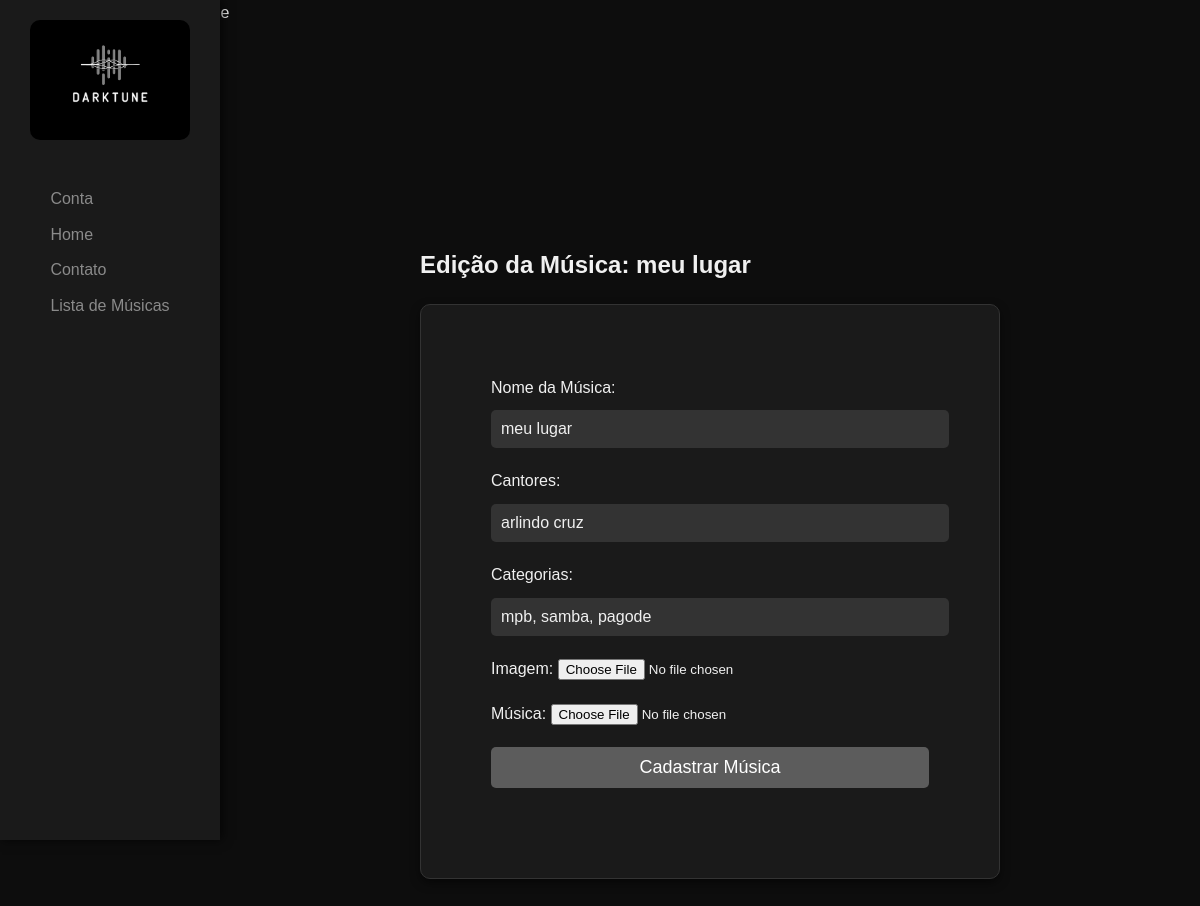
The app's page /formularios/editar/musica/2, older data.
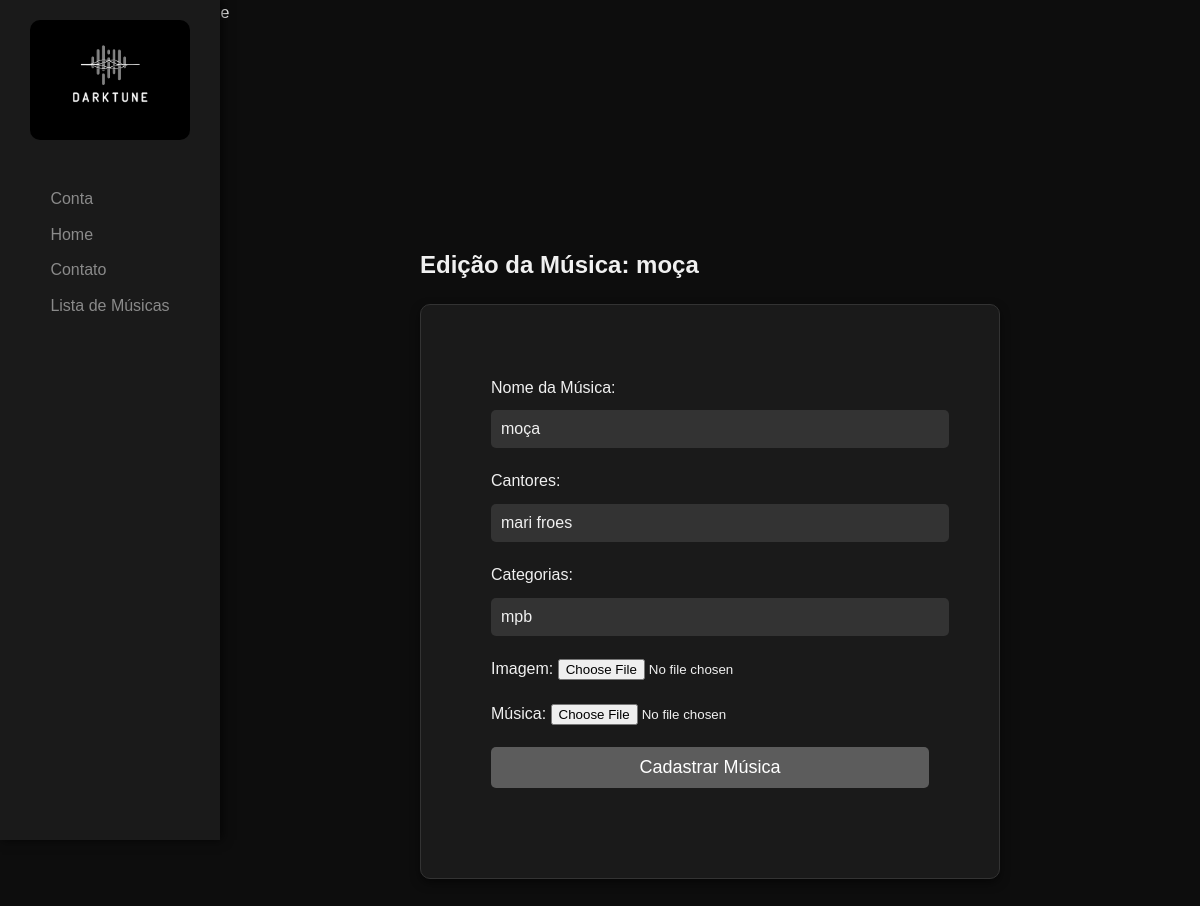
The same page, newer data.
### app/models/MusicasModel.py (models this page shows, shortened)
class MusicasModel(Base):
    __tablename__ = "musicas"
    id_musica = Column(Integer, primary_key=True)
    nome_musica = Column(String(150), nullable=False)
    url_imagem = Column(String(255), nullable=False)
    url_audio = Column(String(255), nullable=False)
    fk_id_usuario = Column(Integer, ForeignKey("usuarios.id_usuario"), nullable=False)
    usuario = relationship("UsuariosModel", back_populates="musicas")
    musicas_categorias = relationship("MusicasCategoriasModel", back_populates="musica", cascade="all, delete-orphan")
    curtida = relationship("CurtidasModel", cascade="all, delete-orphan")
    cantor_musica = relationship("CantoresMusicasModel", cascade="all, delete-orphan")
    def to_dict(self) -> Dict[str, int]:
        return {
            "id": self.id_musica,
            "nome": self.nome_musica,
            "url_imagem": self.url_imagem,
            "url_audio": self.url_audio,
            "id_usuario": self.fk_id_usuario,
        }

### app/routes/formulariosRoute.py (the view)
@formulario_bp.route("/editar/musica/<int:id>",  methods=["GET"])
def form_editar_musica(id):
    dados = MusicaController().buscar_dados_da_musica(id)
    return render_template("edicao_de_musica.html", musica=dados)

### app/templates/edicao_de_musica.html (shortened to what this page needs)
<!DOCTYPE html>
<html lang="pt-br">
<head>
  <titulo>Cadastro de Músicas - Darktune</titulo>
  <link rel="stylesheet" href="{{url_for('static', filename='css/cadastro_musica.css')}}">
  <link rel="stylesheet" href="{{url_for('static', filename='css/navbar.css')}}">
</head>
<body>
  <div class="sidebar">
    <div class="logo">
      <img src="{{url_for('static', filename='imagens/logo.png')}}" alt="Logo Darktune">
    </div>
    <nav>
      <ul>
        <li>
          <a href="{{url_for('paginas.musicas')}}"><a href="{{url_for('paginas.conta')}}" class="user-button">
          {% if session['nome'] %}
            {{session['nome']}}
          {% else %}
            Conta
          {% endif %}
        </a>
      </li>
        <li><a href="{{url_for('paginas.home')}}">Home</a></li>
        <li><a href="{{url_for('paginas.contato')}}">Contato</a></li>
        <li><a href="{{url_for('paginas.musicas')}}">Lista de Músicas</a></li>
      </ul>
    </nav>
  </div>
  <div class="main-content">
    <section id="music-upload">
      <h1>Edição da Música: {{musica['nome']}}</h1>
      <form action="{{url_for('musicas.editar_musica', id=musica['id'])}}" method="POST" enctype="multipart/form-data" class="music-upload-form">
        <div class="form-grupo">
          <label for="nome-musica">Nome da Música:</label>
          <input type="text" id="nome-musica" name="nome_musica" value="{{musica['nome']}}" required>
        </div>
        <div class="form-grupo">
          <label for="autor">Cantores:</label>
          <input type="text" id="cantor" name="cantor" value="{{musica['cantores'] | join(', ')}}" required>
        </div>
        <div class="form-grupo">
          <label for="genero">Categorias:</label>
          <input type="text" id="categoria" name="categoria" value="{{musica['categorias'] | join(', ')}}" required>
        </div>
        <div class="form-grupo">
          <label for="url-imagem">Imagem:</label>
          <input type="file" id="imagem" name="imagem" value="{{musica['url_imagem']}}" accept="image/*">
        </div>
        <div class="form-grupo">
          <label for="arquivo-musica">Música:</label>
          <input type="file" id="musica" name="musica" accept="audio/*">
        </div>
        <div class="form-grupo">
          <button type="submit" class="submit-button">Cadastrar Música</button>
        </div>
      </form>
    </section>
  </div>
</body>
</html>

Row changes from the older to the newer data that the page shows:
changed MusicasModel: nome "meu lugar" → "moça"; nome_musica "meu lugar" → "moça"
Text that changed along with them:
form field cantor: "arlindo cruz" → "mari froes"
form field categoria: "mpb, samba, pagode" → "mpb"
